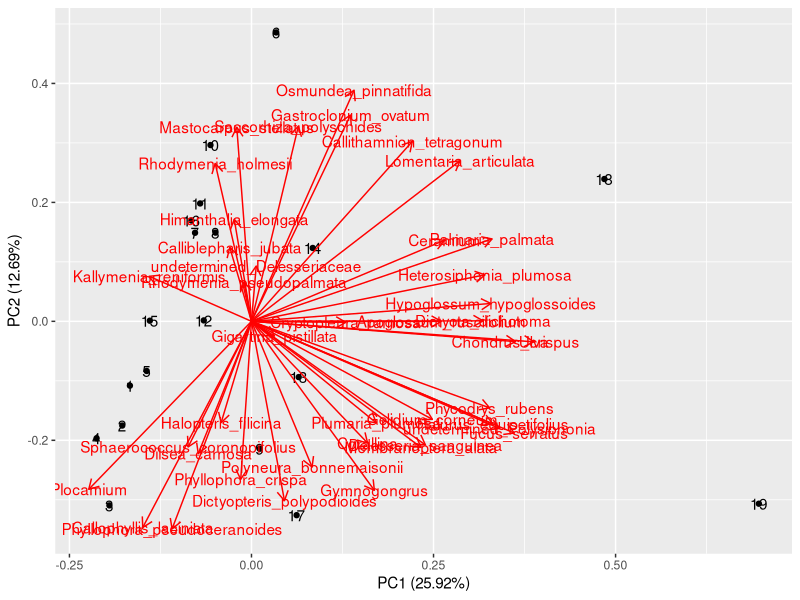
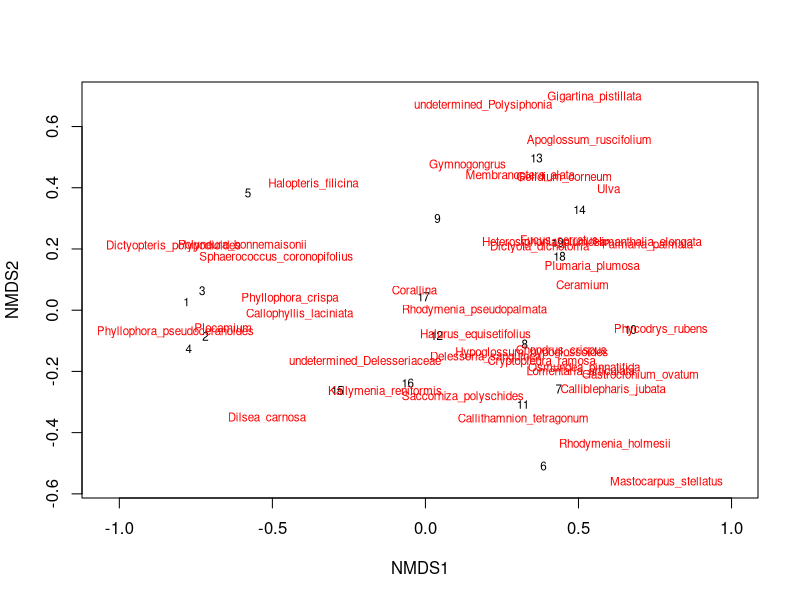

Recreate these plots in R, in order. (Note: this script raises an error after producing the figures.)

# load library ------------------------------------------------------------
.libPaths("P:/RLibrary")
library(tidyverse)
#install.packages('ggfortify')
library(ggfortify)
# install.packages('vegan')
library(vegan)
library(ggrepel)


# load data ---------------------------------------------------------------

commData <- read_csv2("data/dryad-Robuchon-et-al-JEcol.csv")

glimpse(commData)
unique(commData$taxon)
unique(commData$site_id)

## Challenge - get the data in a usable format.  Species across the columns, sites by the rows


commData %>% 
  select(taxon, site_id, abundance) %>% # select the needed columns
  mutate(taxon = gsub(" ","_", taxon)) %>% # remove spaces from species names
  group_by(taxon, site_id) %>% # group by taxon and site
  summarise(maxN = max(abundance)) %>% #find max abundance for each species
  spread(taxon, maxN, fill = 0) -> commMatrix # go to wide format, filling in 0 for missing values

#  Check the data for low species abundance or rare species
rowSums(commMatrix[,-1]) ## all rows (sites) have plenty of species

spp<-names(commMatrix[,-1]) # pull out column names

ind <- (colSums(commMatrix[,-1])<10) #find which are true

nospp1<- spp[ind] # display specis that have less than 10

commMatrix %>% 
  select(-one_of(nospp1)) -> commMatrix1 # drops rare species

dim(commMatrix1)

# drop infrequent

spp<-names(commMatrix1[,-1]) # pull out column names

ind <- (colSums(decostand(commMatrix1[,-1], method = "pa"))<=2) #find which are true

nospp2<- spp[ind] # display specis that only occur at two or less sites

commMatrix1 %>% 
  select(-one_of(nospp2)) -> commMatrix2 # drops infrequent species

dim(commMatrix2) # check to see if everyone is on the same page


# principal component analysis (PCA) --------------------------------------
commMatrix2 <- as.data.frame(commMatrix2)
rownames(commMatrix2) <- commMatrix2$site_id
commMatrix2 <- commMatrix2[,-1]

#change into correct format
?princomp

pcaMod <- prcomp(commMatrix2, scale = TRUE)
summary(pcaMod)

scores(pcaMod)

autoplot(pcaMod, loadings = TRUE, label = TRUE, loadings.label = TRUE)


# non-metric multidimensional scaling -------------------------------------

mdsMod<- metaMDS(commMatrix2, k = 2)
mdsMod2<- metaMDS(commMatrix2, k = 2, distance = "euclidean")
mdsMod
mdsMod2


plot(mdsMod, type = "t")

data.scores <- as.data.frame(scores(mdsMod))

data.scores$site <- paste("Site", row.names(data.scores))

species.scores <- as.data.frame(scores(mdsMod, "species"))

species.scores %>% rownames_to_column("Species") -> species.scores


ggplot() + 
  geom_text_repel(data = species.scores, aes(x = NMDS1, y = NMDS2, label = Species), alpha = 0.5, color = "red", size = 2) + 
  geom_point(data = data.scores, aes(x = NMDS1, y = NMDS2), size = 1) +
  geom_text_repel(data = data.scores, aes(x = NMDS1, y = NMDS2, label = site)) +
  theme_classic()
